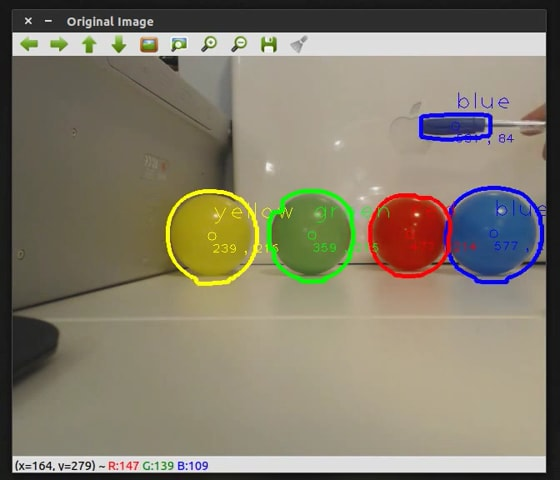
//> input picture report/images/MOTBOC.jpg, 560 x 480 px, given in place of original.jpg, which was not available
$ ./circles_file   (built with g++ and OpenCV 4)
//> lines starting //> are read from the running program, lines starting //| are printed output that depends on the picture; after the words box and inside, x2 and y2 are one past the last pixel; in counts of white or black regions, pixels touching at a corner belong together; pictures that were not available may be replaced by others from this repository, and a replacement may not be noted
#include <cv.h>
#include <highgui.h>
#include <math.h>

using namespace cv;

int main(int argc, char** argv)
{
	VideoCapture cap("samples/original.jpg");
	if(!cap.isOpened()) return -1;

	namedWindow( "circles", 1 );
	Mat img, gray;
	cap >> img;
//> img is the input picture: 480 rows x 560 cols, CV_8UC3; mean B, G, R 108.9, 126.6, 133.4
	cvtColor(img, gray, CV_BGR2GRAY);
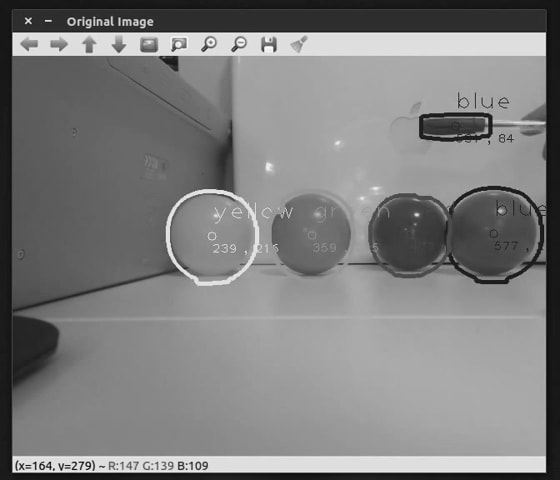
//> gray: 480 rows x 560 cols, CV_8UC1; min 1, max 252, mean 126.6
	imwrite("samples/gray.jpg", gray);
	imshow( "gray", gray );
	// smooth it, otherwise a lot of false circles may be detected
	GaussianBlur( gray, gray, Size(9, 9), 1, 1 );
	imwrite("samples/blur.jpg", gray);
	imshow( "blur", gray );
	vector<Vec3f> circles;
	HoughCircles(gray, circles, CV_HOUGH_GRADIENT,
		     2, gray.rows/4, 200, 100 );
//> circles = 4 circles (x, y, radius): [211, 239, 46.4], [493, 235, 50.2], [85, 231, 242], [341, 229, 174]
	for( size_t i = 0; i < circles.size(); i++ )
	{
		Point center(cvRound(circles[i][0]), cvRound(circles[i][1]));
		int radius = cvRound(circles[i][2]);
		// draw the circle center
		circle( img, center, 3, Scalar(0,255,0), -1, 8, 0 );
		// draw the circle outline
		circle( img, center, radius, Scalar(0,0,255), 3, 8, 0 );
	}
//> this loop made 4 passes
//> (center, radius) on passes 1 to 4: (Point(211, 239), 46), (Point(493, 235), 50), (Point(85, 231), 242), (Point(341, 229), 174)
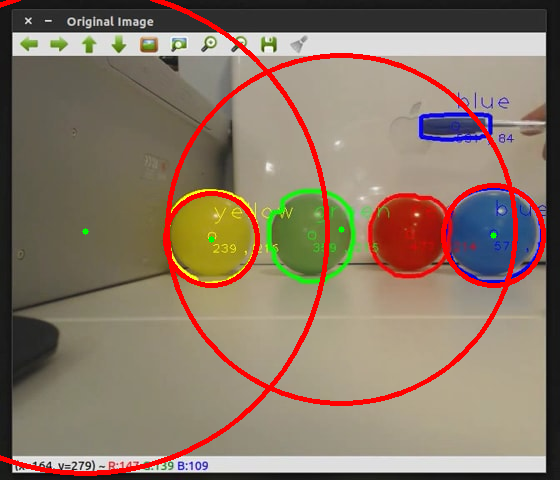
//> img: 480 rows x 560 cols, CV_8UC3; 4.48% of pixels changed, all inside (x1, y1, x2, y2) = (0, 0, 546, 476)
	imwrite("samples/circles.jpg", img);
	imshow( "circles", img );
	waitKey();
}

$ run again, on report/images/connection.jpg
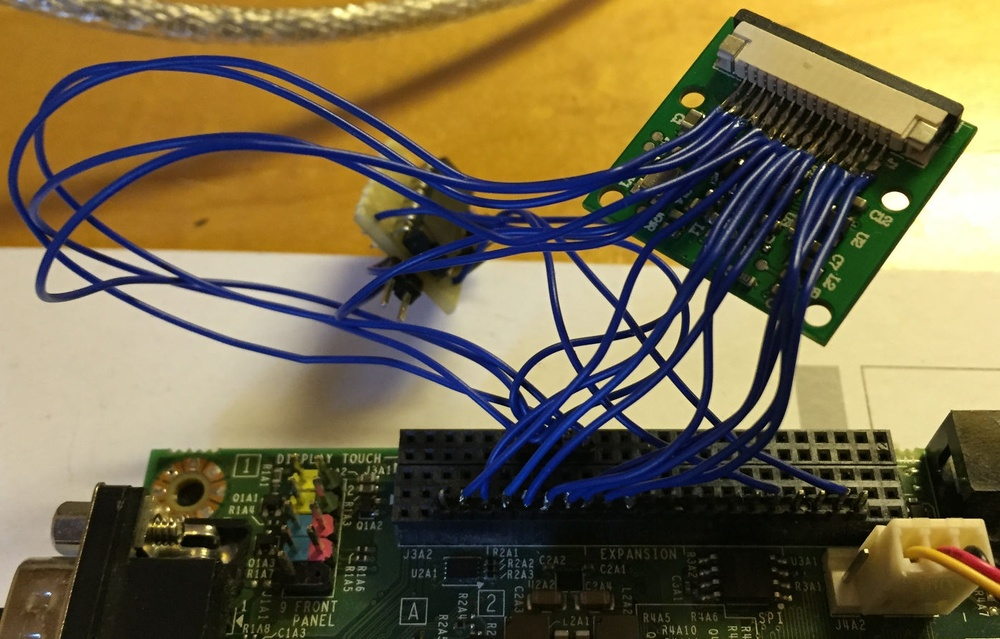
//> input picture report/images/connection.jpg, 1000 x 639 px, shrunk from 1396 x 892 before the run, given in place of original.jpg, which was not available
//> img is the input picture: 639 rows x 1000 cols, CV_8UC3; mean B, G, R 72.8, 103.9, 115.4
//> `cvtColor(img, gray, CV_BGR2GRAY);`:
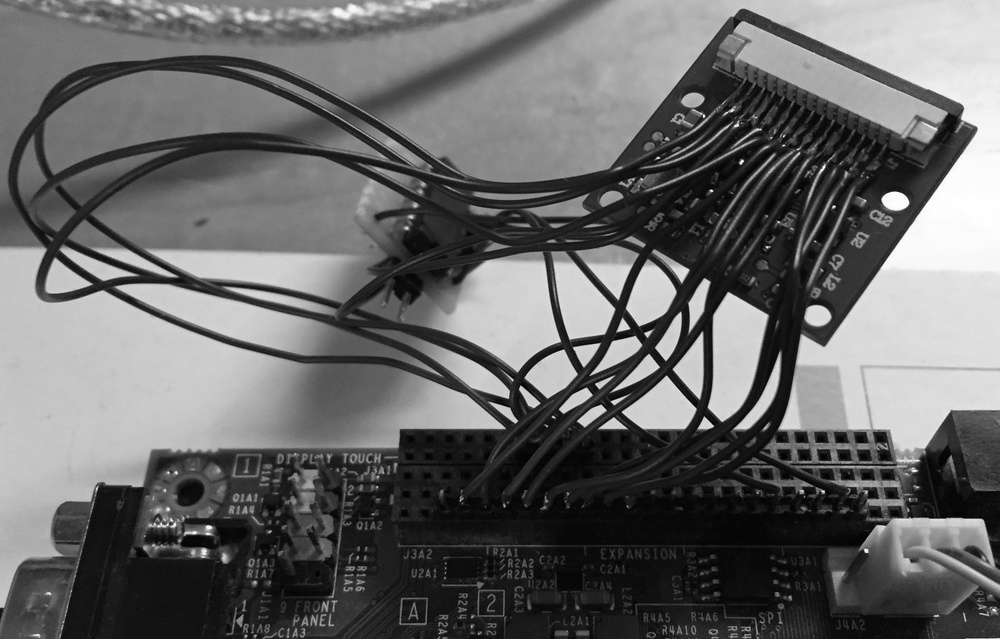
//> gray: 639 rows x 1000 cols, CV_8UC1; min 0, max 255, mean 103.8
//> circles = 16 circles (x, y, radius), first 12: [255, 391, 243.4], [883, 309, 183.2], [457, 7, 422.6], [535, 177, 228.6], [667, 525, 320.6], [693, 281, 136.4], [485, 437, 193.6], [169, 247, 177.8], [323, 185, 178.4], [617, 29, 216.8], [531, 639, 290.2], [267, 551, 85.4]
//> the loop `for( size_t i = 0; i < circles.size(); i++ )` made 16 passes
//> (center, radius) on passes 1 to 8: (Point(255, 391), 243), (Point(883, 309), 183), (Point(457, 7), 423), (Point(535, 177), 229), (Point(667, 525), 321), (Point(693, 281), 136), (Point(485, 437), 194), (Point(169, 247), 178)
//> after the loop `for( size_t i = 0; i < circles.size(); i++ )`:
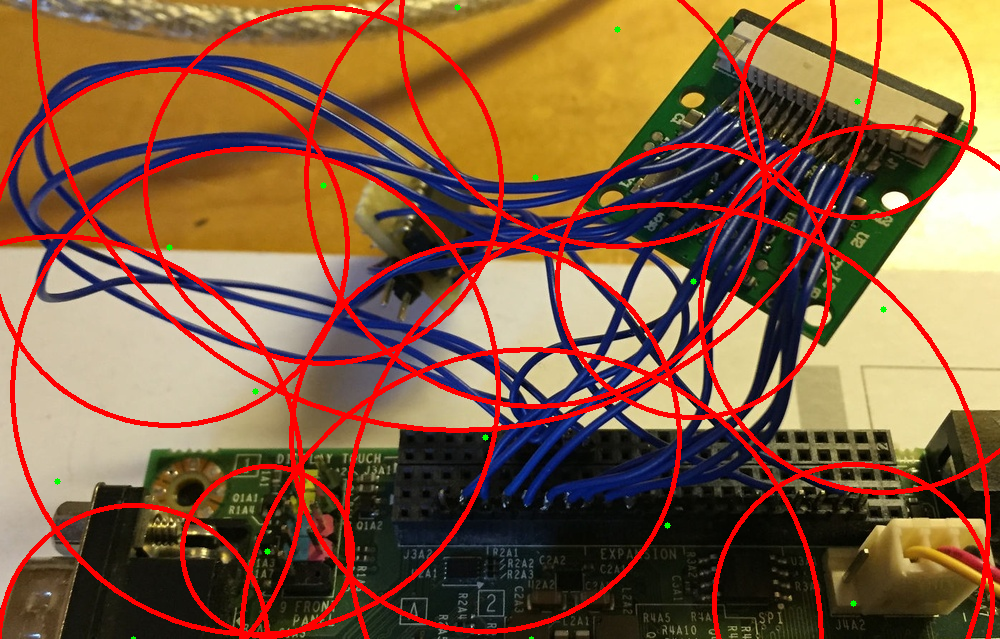
//> img: 639 rows x 1000 cols, CV_8UC3; 10.83% of pixels changed, all inside (x1, y1, x2, y2) = (0, 0, 1000, 639)
